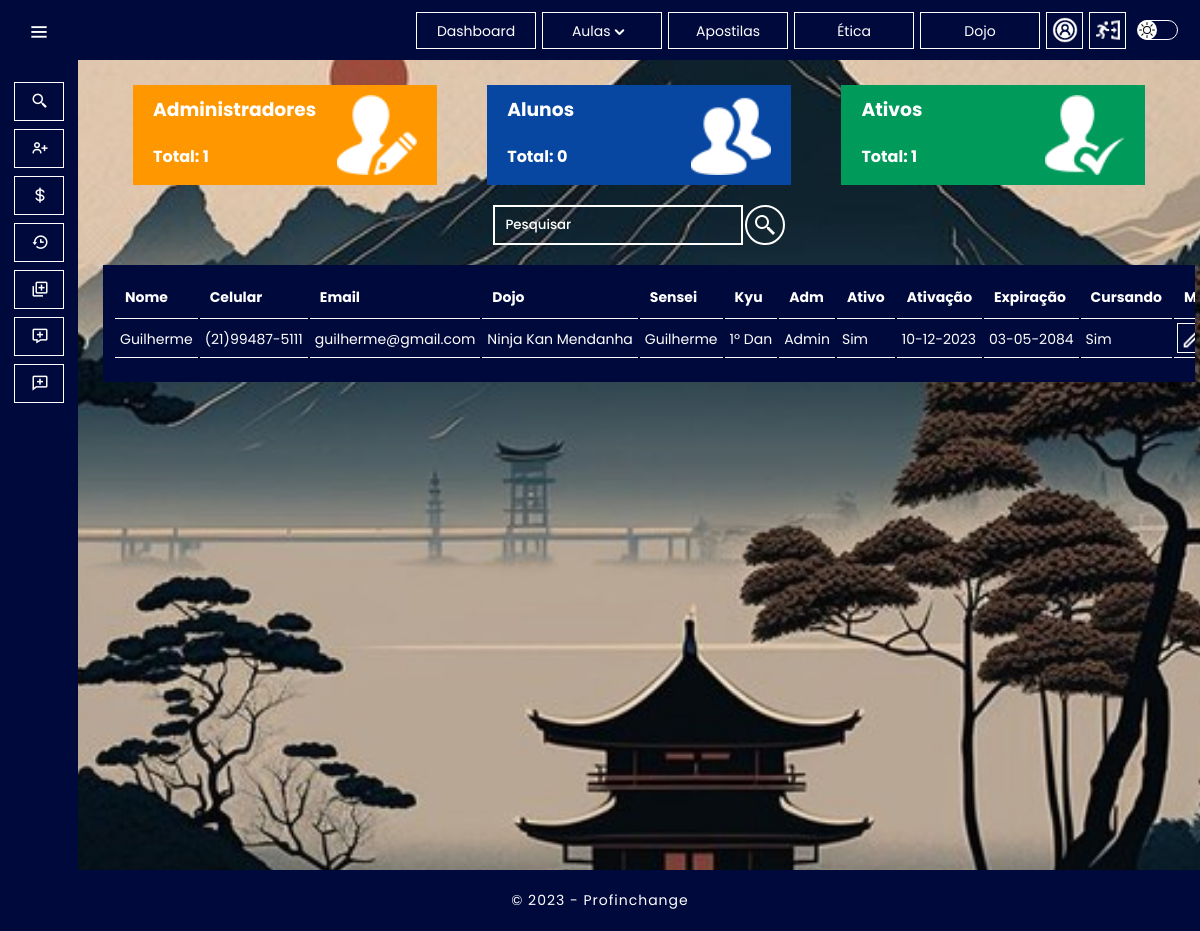
The page /adm/index.php (signed in) on the database its author committed.
### tables this page shows
CREATE TABLE `alunos` (
  `id` int UNSIGNED NOT NULL AUTO_INCREMENT,
  `nome` varchar(50) NOT NULL,
  `telefone` varchar(11) NOT NULL,
  `email` varchar(50) NOT NULL,
  `senha` varchar(32) NOT NULL,
  `estado` varchar(2) NOT NULL,
  `cidade` varchar(50) NOT NULL,
  `endereco` varchar(50) NOT NULL,
  `dojo` varchar(50) NOT NULL,
  `sensei` varchar(50) NOT NULL,
  `data_nasc` date NOT NULL,
  `kyu` varchar(3) NOT NULL,
  `adm` varchar(15) NOT NULL,
  `inscricao` date DEFAULT NULL,
  `ativo` tinyint(3) UNSIGNED NOT NULL,
  `ativacao` date DEFAULT NULL,
  `expiracao` date DEFAULT NULL,
  `locked` varchar(2) NOT NULL,
  PRIMARY KEY (id)
);

### adm/index.php (the view, shortened to what this page needs)
<?php
    include_once('../system/timeout.php');
    if((!isset($_SESSION['email']) == true) and (!isset($_SESSION['senha']) == true))
    {
        unset($_SESSION['id']);
        unset($_SESSION['email']);
        unset($_SESSION['senha']);
        unset($_SESSION['adm']);
        unset($_SESSION['kyu']);
        unset($_SESSION['ativo']);
        header('Location: ../index.php');
    }
    elseif($_SESSION['ativo'] > 0)
    {
        if($_SESSION['adm'] > 1)
        {
            header('Location: ../aulas/index.php');
        }
        elseif(!empty($_GET['search']))
        {
            $data = $_GET['search'];
            $sql = "SELECT * FROM alunos WHERE nome LIKE '%$data%' or email LIKE '%$data%' or dojo LIKE '%$data%' or sensei LIKE '%$data%' or kyu LIKE '%$data%' or adm LIKE '%$data%' or ativo LIKE '%$data%' ORDER BY id ASC";
        }
        else
        {
            $sql = "SELECT * FROM alunos ORDER BY id DESC";
        }
        $resulta = $conexao->query($sql);
    }
    else
    {
        header('Location: ../index.php');
    }
    function obterDescricaoKyuDan($valor)
    {
    $mapaKyuDan = [
    1 => '10º Kyu',
    2 => '9º Kyu',
    3 => '8º Kyu',
    4 => '7º Kyu',
    5 => '6º Kyu',
    6 => '5º Kyu',
    7 => '4º Kyu',
    8 => '3º Kyu',
    9 => '2º Kyu',
    10 => '1º Kyu',
    11 => '1º Dan',
    12 => '2º Dan',
    13 => '3º Dan',
    14 => '4º Dan',
    15 => '5º Dan',
    16 => '6º Dan',
    17 => '7º Dan',
    18 => '8º Dan',
    19 => '9º Dan',
    20 => '10º Dan',
    21 => '11º Dan',
    22 => '12º Dan',
    23 => '13º Dan',
    24 => '14º Dan',
    25 => '15º Dan'
    ];
    return isset($mapaKyuDan[$valor]) ? $mapaKyuDan[$valor] : 'Desconhecido';
    }
    require_once('../views/header.php');
    require_once('../views/nav.php');
    require_once('../views/sidebar.php');
?>
        <section class="pection">
                <div class="painel">
                    <div class="admX">
                        <div class="admXpainel">
                            <h3>Administradores</h3>
                                <?php
                                $sql1 = "SELECT COUNT(*) AS totalAdmin FROM alunos WHERE adm IN (0, 1);";
                                $result = $conexao->query($sql1);
                                $row = $result->fetch_assoc();
                                $totalAdmin = $row['totalAdmin'];
                                ?>
                            <h4>Total: <?php echo $totalAdmin; ?></h4>
                        </div>
                        <img src="../img/1-adm.png" alt="adm">
                    </div>
                    <div class="alunosX">
                        <div class="alunosXpainel">
                            <h3>Alunos</h3>
                                <?php
                                $sql2 = "SELECT COUNT(*) AS totalAlunos FROM alunos WHERE adm IN (2);";
                                $result = $conexao->query($sql2);
                                $row = $result->fetch_assoc();
                                $totalAlunos = $row['totalAlunos'];
                                ?>
                            <h4>Total: <?php echo $totalAlunos; ?></h4>
                        </div>
                        <img src="../img/2-alunos.png" alt="alunos">
                    </div>
                    <div class="ativosX">
                        <div class="ativosXpainel">
                            <h3>Ativos</h3>
                                <?php
                                $sql3 = "SELECT COUNT(*) AS totalAtivos FROM alunos WHERE ativo IN (1);";
                                $result = $conexao->query($sql3);
                                $row = $result->fetch_assoc();
                                $totalAtivos = $row['totalAtivos'];
                                ?>
                            <h4>Total: <?php echo $totalAtivos; ?></h4>
                        </div>
                        <img src="../img/3-ativo.png" alt="ativos">
                    </div>
                </div>
                <div class="search" id="lupa">
                    <input type="search" class="box-search" placeholder="Pesquisar" id="pesquisar">
                    <button onclick="searchData()" class="btn-pesquisar"></button>
                </div>
                <div class="scope">
                    <table class="table">
                        <thead>
                            <tr>
                                <th scope="col"><a>Nome</a></th>
                                <th scope="col"><a>Celular</a></th>
                                <th scope="col"><a>Email</a></th>
                                <th scope="col"><a>Dojo</a></th>
                                <th scope="col"><a>Sensei</a></th>
                                <th scope="col"><a>Kyu</a></th>
                                <th scope="col"><a>Adm</a></th>
                                <th scope="col"><a>Ativo</a></th>
                                <th scope="col"><a>Ativação</a></th>
                                <th scope="col"><a>Expiração</a></th>
                                <th scope="col"><a>Cursando</a></th>
                                <th scope="col">Menu</th>
                            </tr>
                        </thead>
                        <tbody>
                            <?php
                                while($user_data = mysqli_fetch_assoc($resulta)) {
                                $telefone = $user_data['telefone'];
                                $codigo_area = substr($telefone, 0, 2);
                                $primeira_parte = substr($telefone, 2, 5);
                                $segunda_parte = substr($telefone, 7, 4);
                                $celular = "(" . $codigo_area . ")" . $primeira_parte . "-" . $segunda_parte;
                                $adm = $user_data['adm'];
                                if ($adm == 0) {
                                    $adm_output = "Admin";
                                } elseif ($adm == 1) {
                                    $adm_output = "Aux";
                                } else {
                                    $adm_output = "Aluno";
                                }
                                 $activo = $user_data['ativo'];
                                 if ($activo == 0) {
                                    $activo_output = "Não";
                                 } else {
                                    $activo_output = "Sim";
                                 }
                                $locked = $user_data['locked'];
                                if ($locked == 0) {
                                    $locked_output = "Banido";
                                    $btnLockClass = 'btn-lock btn-disabled';
                                } else {
                                    $locked_output = "Sim";
                                    $btnLockClass = 'btn-lock';
                                }
                                    echo "<tr>";
                                    echo "<td>".$user_data['nome']."</td>";
                                    echo "<td>".$celular."</td>";
                                    echo "<td>".$user_data['email']."</td>";
                                    echo "<td>".$user_data['dojo']."</td>";
                                    echo "<td>".$user_data['sensei']."</td>";
                                    echo "<td>" . obterDescricaoKyuDan($user_data['kyu']) . "</td>";
                                    echo "<td>".$adm_output."</td>";
                                    echo "<td>".$activo_output."</td>";
                                    echo "<td>".date('d-m-Y', strtotime($user_data['ativacao']))."</td>";
                                    echo "<td>".date('d-m-Y', strtotime($user_data['expiracao']))."</td>";
                                    echo "<td>".$locked_output."</td>";
                                    echo "<td id='btn-dash'>
                                            <a class='btn-pencil' href='editar.php?id=$user_data[id]' title='Editar Cadastro'><img src='../img/pencil.png'></a>
                                            <a class='btn-user' id='admsys' href='graduacao.php?id=$user_data[id]' title='Ficha de Graduação'><img src='../img/user.png'></a>
                                            <a class='btn-trash' href='emergencia.php?id=$user_data[id]' title='Editar Ficha Médica'><img src='../img/emergencia.png'></a>
                                            <a class='btn-user' id='admsys' href='ativar-aluno.php?id=$user_data[id]' title='Ativar Aluno'><img src='../img/active-user.png'></a>
                                            <a class='$btnLockClass' href='../system/lock.php?id=$user_data[id]' title='Bloquear' onclick='return confirmaLock()'><img src='../img/lock.png'></a>
                                            <a class='btn-trash' href='../system/delete.php?id=$user_data[id]' title='Deletar' onclick='return confirmaDelete()'><img src='../img/trash.png'></a>
                                        </td>";
                                    echo "</tr>";
                                }
                                ?>
                        </tbody>
                        <thead class="tablefooter">
                            <tr>
                                <th></th>
                                <th></th>
                                <th></th>
                                <th></th>
                                <th></th>
                                <th></th>
                                <th></th>
                                <th></th>
                                <th></th>
                                <th></th>
                                <th></th>
                                <th></th>
                            </tr>
                        </thead>
                    </table>
                </div>
        </section>
        <?php
            include_once('../views/footer.php');
        ?>
    </body>
</html>

### rows shown on the page
alunos: nome "Guilherme", telefone "(21)99487-5111", email "guilherme@gmail.com", dojo "Ninja Kan Mendanha", sensei "Guilherme", kyu "1º Dan", adm "Admin", ativo "Sim", ativacao "10-12-2023", expiracao "03-05-2084", locked "Sim"

### other values the page prints
$totalAdmin "1"
$totalAlunos "0"
$totalAtivos "1"
